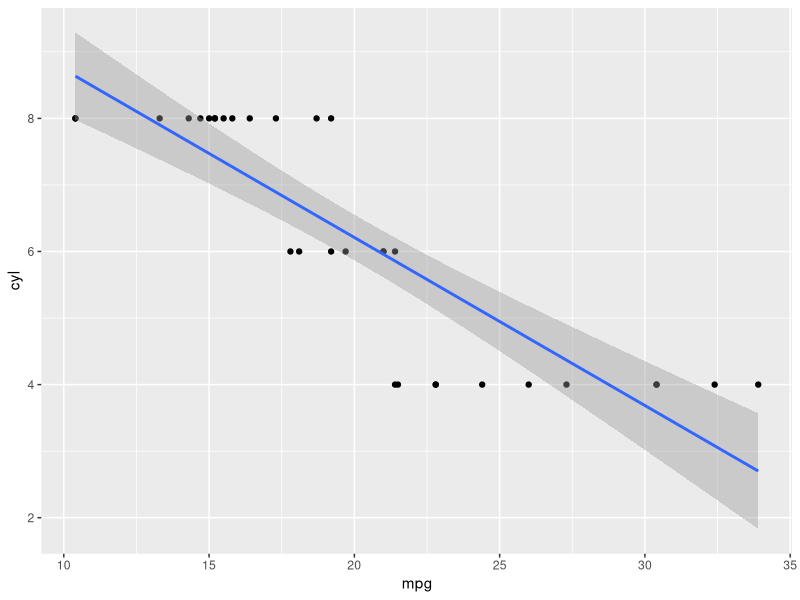

This figure's R source:
## ---- chunk 1
library(ggplot2)
# Scatterplot with regression line
ggplot(data = mtcars, aes(x = mpg, y = cyl)) + 
  geom_point() + 
  geom_smooth(method = "lm")
## ---- chunk 2
mod=lm(cyl ~ mpg, data = mtcars)
mod
#coef(mod)
class(mod)
summary(mod)

head(fitted.values(mod))
